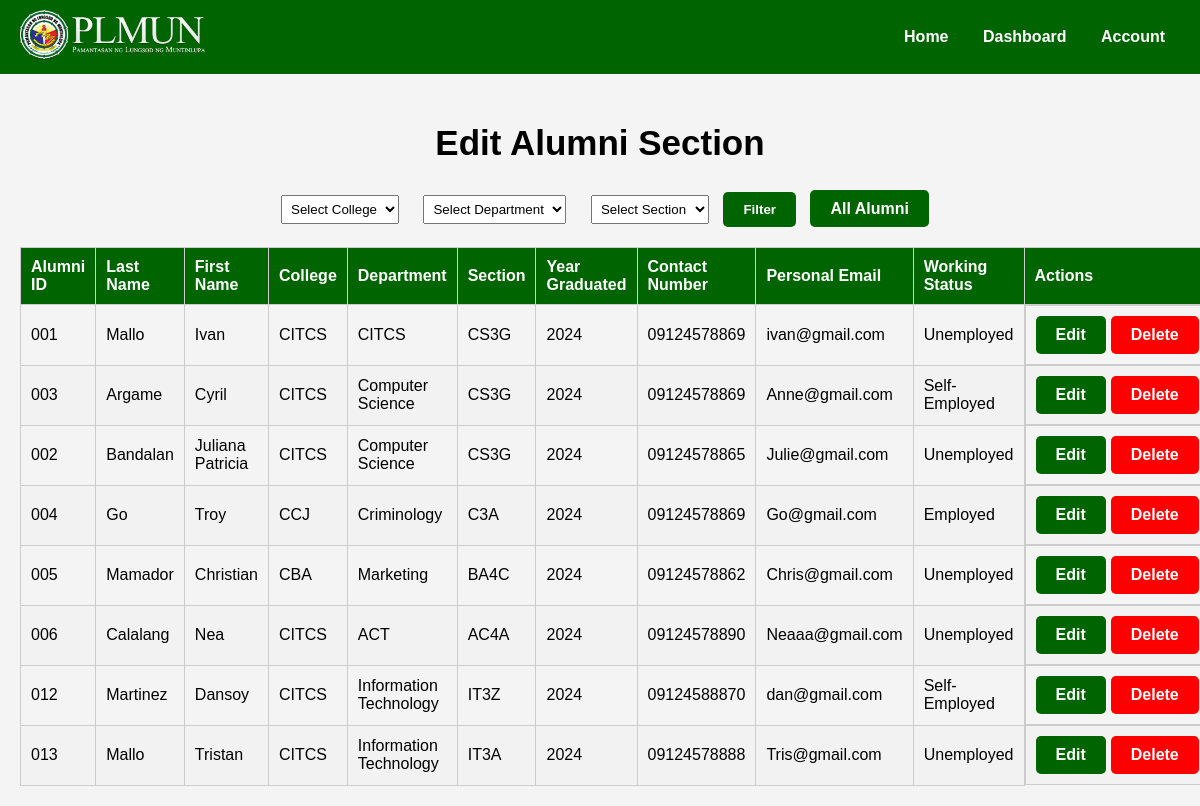
The app's page /edit_alumni.php (signed in) with its own data.
### edit_alumni.php (the view, shortened to what this page needs)
<?php
include 'db.php';
$query = "SELECT
            a.alumni_id,
            a.last_name AS student_last_name,
            a.first_name AS student_first_name,
            a.college,
            a.department,
            a.section,
            a.year_graduated,
            a.contact_number,
            a.personal_email,
            w.working_status
          FROM
            `2024-2025` a
          LEFT JOIN
            `2024-2025-ws` w
          ON
            a.alumni_id = w.alumni_id";
$result = $conn->query($query);
?>
<!DOCTYPE html>
<html lang="en">
<head>
</head>
<body>
<nav>
    <div class="logo">
        <img src="images/plmun-logo.png" alt="School Logo">
    </div>
    <div>
        <a href="landing.php">Home</a>
        <a href="dashboard.php">Dashboard</a>
        <a href="manage_account.php">Account</a>
    </div>
</nav>
<div class="container">
    <h2>Edit Alumni Section</h2>
    <div class="filter-container">
        <form method="POST" action="">
            <select name="college" id="college" onchange="updateDepartmentOptions()">
                <option value="">Select College</option>
            </select>
            <select name="department" id="department" onchange="updateSectionOptions()">
                <option value="">Select Department</option>
            </select>
            <select name="section" id="section">
                <option value="">Select Section</option>
            </select>
            <button type="submit" class="button">Filter</button>
            <a href="edit_alumni.php" class="button" style="margin-left: 10px;">All Alumni</a>
        </form>
    </div>
    <table>
        <thead>
            <tr>
                <th>Alumni ID</th>
                <th>Last Name</th>
                <th>First Name</th>
                <th>College</th>
                <th>Department</th>
                <th>Section</th>
                <th>Year Graduated</th>
                <th>Contact Number</th>
                <th>Personal Email</th>
                <th>Working Status</th>
                <th>Actions</th>
            </tr>
        </thead>
        <tbody>
            <?php
            if ($result->num_rows > 0) {
                while ($row = $result->fetch_assoc()) {
                    echo "<tr>
                            <td>" . htmlspecialchars($row['alumni_id'] ?? 'N/A') . "</td>
                            <td>" . htmlspecialchars($row['student_last_name'] ?? '') . "</td>
                            <td>" . htmlspecialchars($row['student_first_name'] ?? '') . "</td>
                            <td>" . htmlspecialchars($row['college'] ?? '') . "</td>
                            <td>" . htmlspecialchars($row['department'] ?? '') . "</td>
                            <td>" . htmlspecialchars($row['section'] ?? '') . "</td>
                            <td>" . htmlspecialchars($row['year_graduated'] ?? '') . "</td>
                            <td>" . htmlspecialchars($row['contact_number'] ?? '') . "</td>
                            <td>" . htmlspecialchars($row['personal_email'] ?? '') . "</td>
                            <td>" . htmlspecialchars($row['working_status'] ?? 'Not Specified') . "</td>
                            <td class='action-buttons'>
                                <a href='edit_alumni_form.php?id=" . $row['alumni_id'] . "' class='button'>Edit</a>
                                <a href='delete_alumni.php?id=" . $row['alumni_id'] . "' class='button' style='background-color: red;'>Delete</a>
                            </td>
                          </tr>";
                }
            } else {
                echo "<tr><td colspan='11'>No records found.</td></tr>";
            }
            ?>
        </tbody>
    </table>
</div>
</body>
</html>

### edit_alumni.php (style rules this page uses)
body { font-family: Arial, sans-serif; margin: 0; padding: 0; background-color: #f4f4f4; }
nav { display: flex; align-items: center; justify-content: space-between; background-color: #006400; padding: 10px 20px; }
nav img { max-height: 50px; }
nav a { color: white; text-decoration: none; margin: 0 15px; font-weight: bold; }
.container { padding: 20px; }
h2 { text-align: center; font-size: 35px; }
table { width: 100%; border-collapse: collapse; margin-top: 20px; }
th, td { border: 1px solid #ccc; padding: 10px; text-align: left; }
th { background-color: #006400; color: white; }
tr:nth-child(even) { background-color: #f2f2f2; }
.filter-container { display: flex; justify-content: center; margin-bottom: 20px; }
.filter-container select { margin: 0 10px; padding: 5px; }
.button { padding: 10px 20px; background-color: #006400; color: white; text-decoration: none; font-weight: bold; border-radius: 5px; border: none; cursor: pointer; }
.action-buttons { display: flex; gap: 5px; }

### records on screen
2024-2025: alumni "001", last_name "Mallo", first_name "Ivan", college "CITCS", department "CITCS", section "CS3G", year_graduated "2024", contact_number "09124578869", personal_email "ivan@gmail.com", alumni.working_status "Unemployed"
2024-2025: alumni "003", last_name "Argame", first_name "Cyril", college "CITCS", department "Computer Science", section "CS3G", year_graduated "2024", contact_number "09124578869", personal_email "Anne@gmail.com", alumni.working_status "Self-Employed"
2024-2025: alumni "002", last_name "Bandalan", first_name "Juliana Patricia", college "CITCS", department "Computer Science", section "CS3G", year_graduated "2024", contact_number "09124578865", personal_email "Julie@gmail.com", alumni.working_status "Unemployed"
2024-2025: alumni "004", last_name "Go", first_name "Troy", college "CCJ", department "Criminology", section "C3A", year_graduated "2024", contact_number "09124578869", personal_email "Go@gmail.com", alumni.working_status "Employed"
2024-2025: alumni "005", last_name "Mamador", first_name "Christian", college "CBA", department "Marketing", section "BA4C", year_graduated "2024", contact_number "09124578862", personal_email "Chris@gmail.com", alumni.working_status "Unemployed"
2024-2025: alumni "006", last_name "Calalang", first_name "Nea", college "CITCS", department "ACT", section "AC4A", year_graduated "2024", contact_number "09124578890", personal_email "Neaaa@gmail.com", alumni.working_status "Unemployed"
2024-2025: alumni "012", last_name "Martinez", first_name "Dansoy", college "CITCS", department "Information Technology", section "IT3Z", year_graduated "2024", contact_number "09124588870", personal_email "dan@gmail.com", alumni.working_status "Self-Employed"
2024-2025: alumni "013", last_name "Mallo", first_name "Tristan", college "CITCS", department "Information Technology", section "IT3A", year_graduated "2024", contact_number "09124578888", personal_email "Tris@gmail.com", alumni.working_status "Unemployed"
